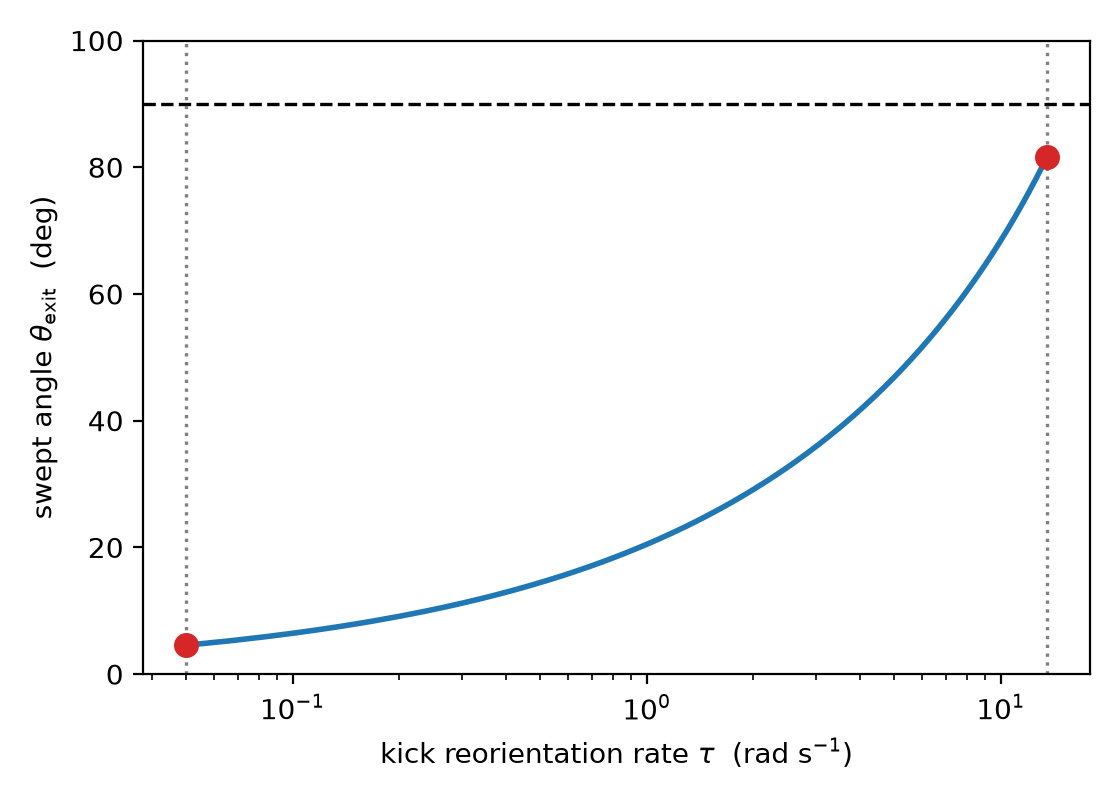

Write the Python code that produced this figure.
"""SM Figure S3: deterministic escape kinematics -- exit angle swept by an initially wall-parallel swimmer escaping the boundary band, vs kick strength tau. Red markers denote the chosen bounds tau in [0.05, 13.5].

Renders a simple version of this panel from figure_s3.csv alone (no processing).
Run: python3 figure_s3.py
"""
from pathlib import Path
import pandas as pd
import matplotlib
matplotlib.use("Agg")
import matplotlib.pyplot as plt

HERE = Path(__file__).resolve().parent
STEM = "figure_s3"
df = pd.read_csv(HERE / f"{STEM}.csv")

curve = df[df.series == "curve"]
bound = df[df.series == "bound"]

fig, ax = plt.subplots(figsize=(5.6, 4.0))
ax.plot(curve.x, curve.y, color="tab:blue", lw=2.0)
ax.axhline(90.0, color="black", lw=1.2, ls="--")
for _, row in bound.iterrows():
    ax.plot([row.x], [row.y], "o", color="tab:red", ms=8, zorder=5)
    ax.axvline(row.x, color="grey", ls=":", lw=1.2)
ax.set_xscale("log")
ax.set_xlabel(r"kick reorientation rate $\tau$  (rad s$^{-1}$)")
ax.set_ylabel(r"swept angle $\theta_{\mathrm{exit}}$  (deg)")
ax.set_ylim(0, 100)

fig.tight_layout()
fig.savefig(HERE / f"{STEM}.png", dpi=200)
print(f"saved {STEM}.png")
